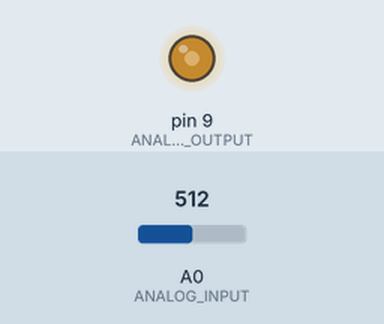
The sketch below on a simulated Arduino Uno, built with avr-gcc and run on an emulated ATmega328P. On the bench: output pins drawn as LEDs (lit = HIGH). The test bench sets the inputs (shaded band); at power-on: A0 (ANALOG_INPUT) = 512.

Above: at 1.2 s.
1.3 s: A0 (ANALOG_INPUT) set to 716
At 2.0 s:
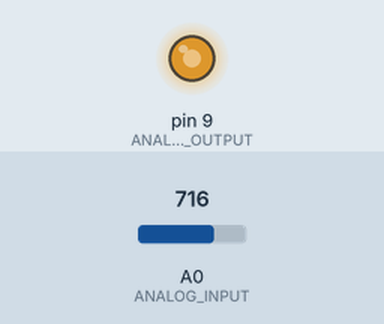
2.8 s: A0 (ANALOG_INPUT) set to 900
At 3.1 s:
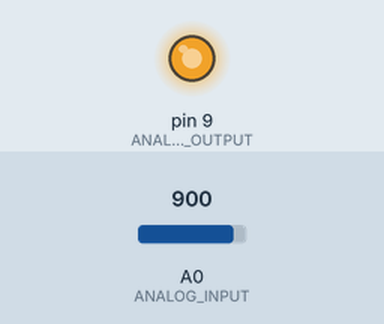
4.3 s: A0 (ANALOG_INPUT) set to 122
At 5.4 s:
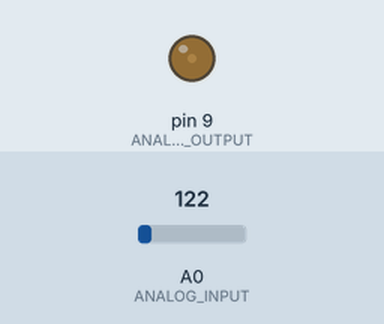
5.8 s: A0 (ANALOG_INPUT) set to 0
At 6.6 s:
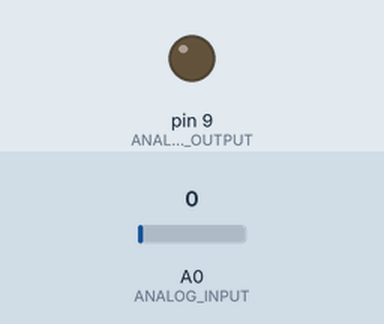
7.3 s: A0 (ANALOG_INPUT) set to 511
At 7.7 s:
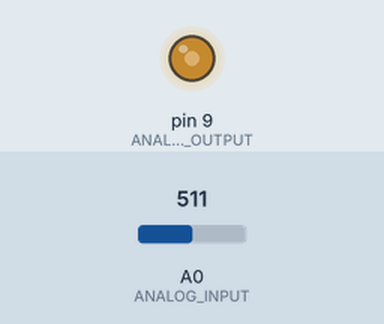
Timing chart, 0 to 9.8 s (numbered marks = the images above; inputs shaded):
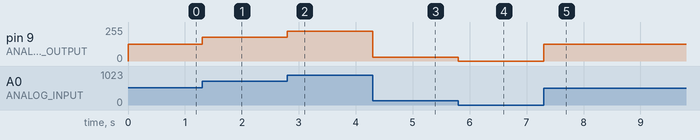

The sketch:

potentiometer.ino
```cpp
const int ANALOG_INPUT = A0;
const int ANALOG_OUTPUT = 9;
int sensor_value = 0;
int output_value = 0;
void setup() {
  // put your setup code here, to run once:

}

void loop() {
  // put your main code here, to run repeatedly:
  sensor_value = analogRead(ANALOG_INPUT);

  output_value = map(sensor_value,0, 1023, 0, 255);

  analogWrite(ANALOG_OUTPUT, output_value);
}
```

Measured:
- after the input at 1.3 s, pin 9 (ANALOG_OUTPUT): 127/255 → 178/255 at once
- after the input at 2.8 s, pin 9 (ANALOG_OUTPUT): 178/255 → 224/255 at once
- after the input at 4.3 s, pin 9 (ANALOG_OUTPUT): 224/255 → 30/255 at once
- after the input at 5.8 s, pin 9 (ANALOG_OUTPUT): 30/255 → 0/255 at once
- after the input at 7.3 s, pin 9 (ANALOG_OUTPUT): 0/255 → 127/255 at once
